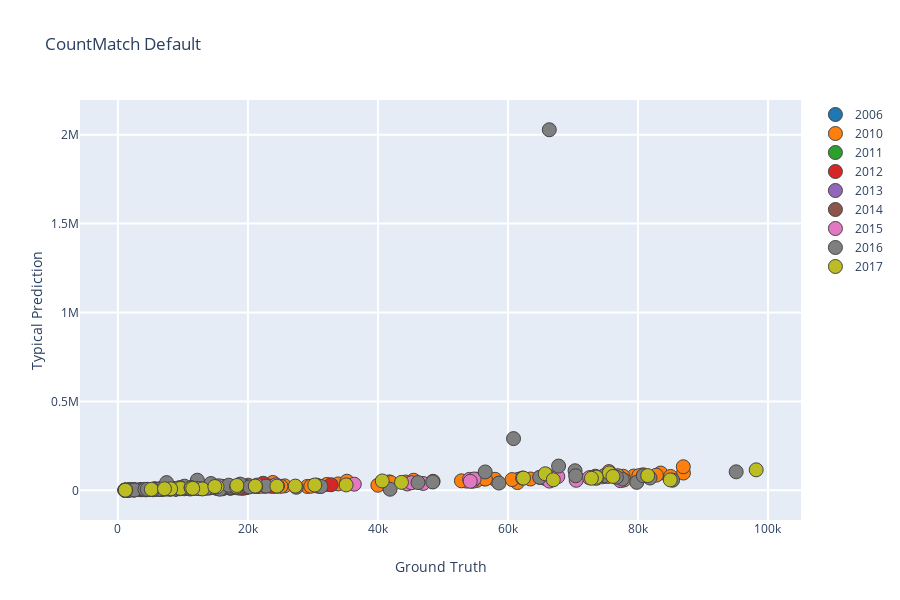

This figure's notebook cell:
### Markdown cell above
### CountMatch Default ("Hybrid")

### Code cell
make_ploty_scatter(cm_aadt, 'CountMatch Default')
